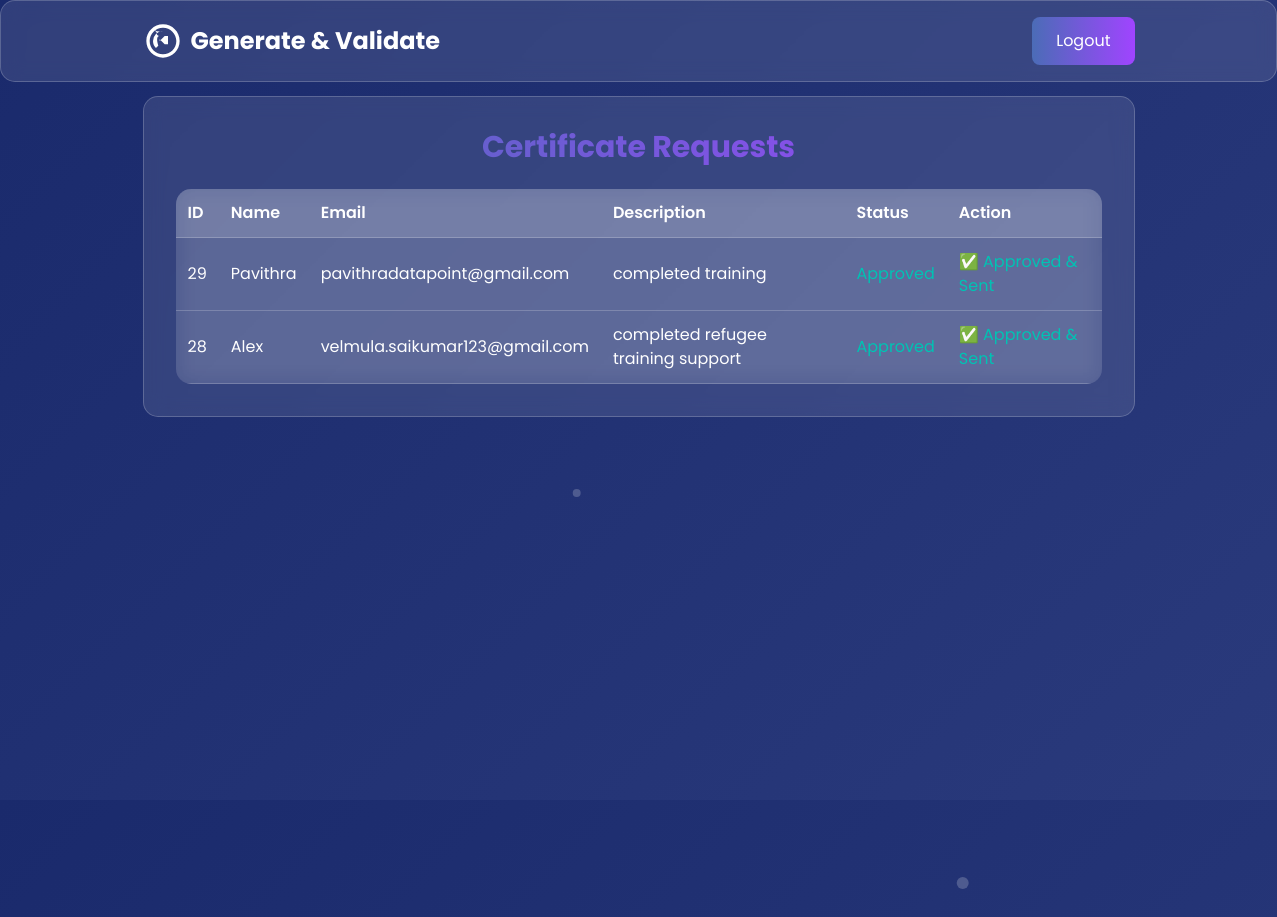
/admin-dashboard/ (signed in), run on the app's committed database.
### users/models.py (models this page shows, shortened)
class Certificate(models.Model):
    name = models.CharField(max_length=100)
    issued_to = models.CharField(max_length=100)
    description = models.TextField()
    email = models.EmailField()
    cert_hash = models.CharField(max_length=64, blank=True)
    status = models.CharField(max_length=20, choices=STATUS_CHOICES, default='Pending')
    rejection_reason = models.TextField(blank=True, null=True)

### users/views.py (the view)
# urls.py: path('admin-dashboard/', views.admin_dashboard, name='admin_dashboard'),
def admin_dashboard(request):
    if not request.session.get('admin'):
        return redirect('admin_login')
    certs = Certificate.objects.all().order_by('-id')  # Show all certs, latest first
    return render(request, 'admin_dashboard.html', {'certs': certs})

### templates/admin_dashboard.html (shortened to what this page needs)
<!DOCTYPE html>
<html lang="en">
<head>
  <script src="https://cdn.tailwindcss.com"></script>
</head>
<body>
  <header class="fixed top-0 w-full glass z-50 py-4">
    <nav class="container mx-auto flex justify-between items-center px-4">
      <div class="flex items-center">
        <span class="text-2xl font-bold">Generate & Validate</span>
      </div>
<div class="flex space-x-4">
  <a href="/">
    <button class="gradient-btn px-6 py-3 rounded-lg">Logout</button>
  </a>
</div>
    </nav>
  </header>
  <section class="min-h-screen py-24">
    <div class="particles">
      <div class="particle w-2 h-2" style="top: 10%; left: 20%;"></div>
      <div class="particle w-3 h-3" style="top: 30%; left: 50%;"></div>
    </div>
    <div class="container mx-auto px-4">
      <div class="glass p-8">
        <h2 class="text-3xl font-bold gradient-text mb-6 text-center">Certificate Requests</h2>
        <div class="overflow-x-auto">
          <table>
            <thead>
              <tr>
                <th>ID</th>
                <th>Name</th>
                <th>Email</th>
                <th>Description</th>
                <th>Status</th>
                <th>Action</th>
              </tr>
            </thead>
            <tbody>
              {% for cert in certs %}
              <tr>
                <td>{{ cert.id }}</td>
                <td>{{ cert.issued_to }}</td>
                <td>{{ cert.email }}</td>
                <td>{{ cert.description }}</td>
                <td class="{% if cert.status == 'Approved' %}status-approved{% elif cert.status == 'Rejected' %}status-rejected{% endif %}">
                  {{ cert.status }}
                </td>
                <td>
                  {% if cert.status == "Pending" %}
                    <a href="{% url 'approve_certificate' cert.id %}" class="approve-link">✅ Approve & Send</a> |
                    <a href="{% url 'reject_certificate' cert.id %}" class="reject-link">❌ Reject</a>
                  {% elif cert.status == "Approved" %}
                    <span class="status-approved">✅ Approved & Sent</span>
                  {% elif cert.status == "Rejected" %}
                    <span class="status-rejected">❌ Rejected</span>
                  {% endif %}
                </td>
              </tr>
              {% endfor %}
            </tbody>
          </table>
        </div>
      </div>
    </div>
  </section>
</body>
</html>

### templates/admin_dashboard.html (style rules this page uses)
body { font-family: 'Poppins', sans-serif; background: linear-gradient(135deg, #1a2a6c, #2a3a7c); color: #ffffff; margin: 0; overflow-x: hidden; }
.glass { background: rgba(255, 255, 255, 0.1); backdrop-filter: blur(10px); border: 1px solid rgba(255, 255, 255, 0.2); border-radius: 15px; }
.gradient-text { background: linear-gradient(90deg, #4b6cb7, #a044ff); -webkit-background-clip: text; -webkit-text-fill-color: transparent; }
.gradient-btn { background: linear-gradient(90deg, #4b6cb7, #a044ff); transition: transform 0.3s ease, box-shadow 0.3s ease; }
.particles { position: absolute; width: 100%; height: 100%; pointer-events: none; z-index: 0; }
.particle { position: absolute; background: rgba(255, 255, 255, 0.2); border-radius: 50%; animation: drift 20s linear infinite; }
table { width: 100%; border-collapse: collapse; background: rgba(255, 255, 255, 0.1); backdrop-filter: blur(10px); border-radius: 15px; overflow: hidden; }
th, td { padding: 12px; text-align: left; border-bottom: 1px solid rgba(255, 255, 255, 0.2); }
th { background: rgba(255, 255, 255, 0.15); font-weight: 600; }
a { text-decoration: none; transition: color 0.3s ease; }
.status-approved { color: #00c4b4; }

### data on the page
Certificate: id "29", issued_to "Pavithra", email "pavithradatapoint@gmail.com", description "completed training", status "Approved", shows "✅ Approved & Sent"
Certificate: id "28", issued_to "Alex", email "velmula.saikumar123@gmail.com", description "completed refugee training support", status "Approved", shows "✅ Approved & Sent"
